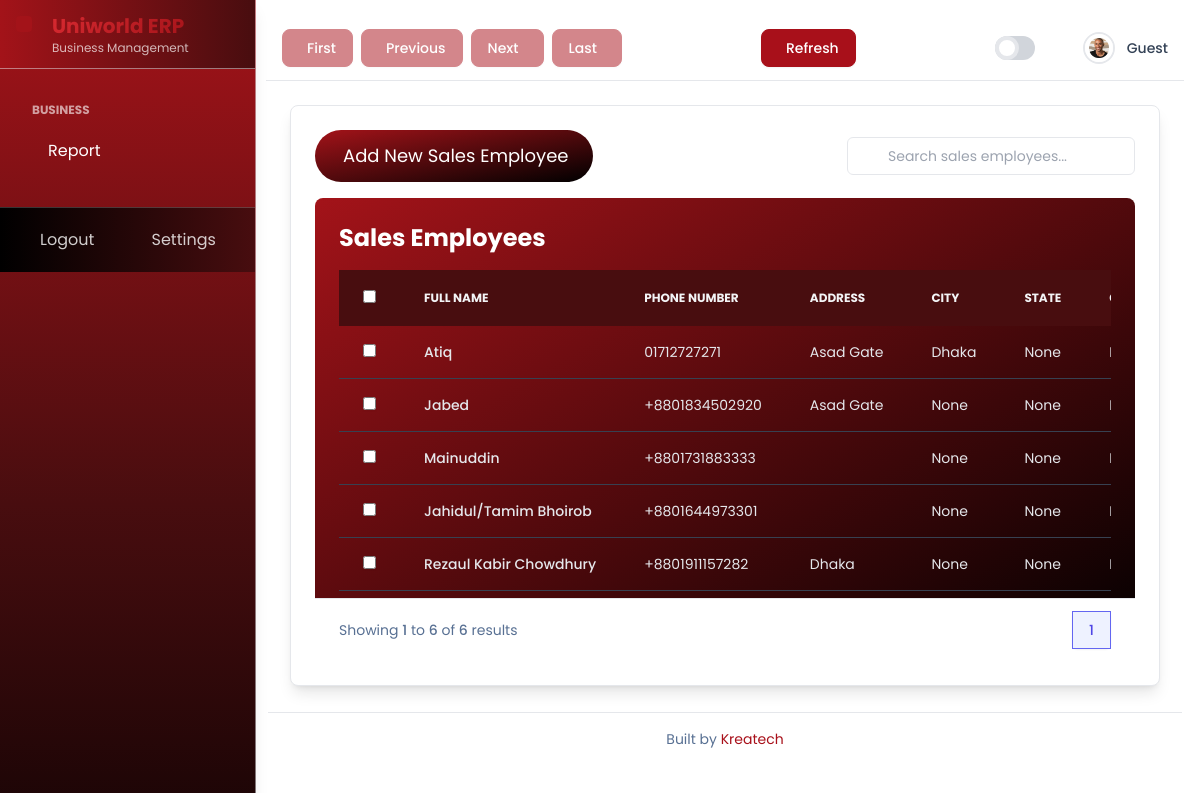
The page /erp/sales-employees/ on the database its author committed.
### uniworlderp/models.py (models this page shows, shortened)
class SalesEmployee(models.Model):
    user = models.OneToOneField(
        settings.AUTH_USER_MODEL,
        on_delete=models.SET_NULL,
        related_name='sales_employee',
        null=True,
        blank=True
    )
    full_name = models.CharField(max_length=255, blank=True, null=True)  # New field for full name
    email = models.EmailField(max_length=255, blank=True, null=True)  # New optional email field
    phone_number = models.CharField(max_length=15, blank=True, null=True)
    address = models.TextField(blank=True, null=True)
    city = models.CharField(max_length=100, blank=True, null=True)
    state = models.CharField(max_length=100, blank=True, null=True)  # State or region
    country = models.CharField(max_length=100, blank=True, null=True)  # Country
    date_of_joining = models.DateField(blank=True, null=True)  # Joining date
    sales_target = models.DecimalField(max_digits=10, decimal_places=2, blank=True, null=True)  # Monthly sales target
    sales_achieved = models.DecimalField(max_digits=10, decimal_places=2, blank=True, null=True)  # Sales achieved
    is_active = models.BooleanField(default=True)  # Employee active/inactive status
    notes = models.TextField(blank=True, null=True)  # Additional notes or remarks
    profile_picture = models.ImageField(upload_to='sales_employee_pictures/', blank=True, null=True)  # Profile image
    created_at = models.DateTimeField(auto_now_add=True)
    updated_at = models.DateTimeField(auto_now=True)
    owner = models.ForeignKey(settings.AUTH_USER_MODEL, on_delete=models.CASCADE, related_name='sales_employee_owner',default=None,blank=True,null=True)
    class Meta:
        verbose_name = ' Sales Employee'
        verbose_name_plural = 'Sales Employees'

### uniworlderp/views/sales_employee_views.py (the view)
# urls.py: path('sales-employees/', sales_employee_views.SalesEmployeeListView.as_view(), name='sales_employee_list'),
class SalesEmployeeListView(ListView):
    model = SalesEmployee
    template_name = 'sales_employee/list.html'
    context_object_name = 'sales_employees'
    paginate_by = 10
    def get_queryset(self):
        search_query = self.request.GET.get('search', '')
        queryset = SalesEmployee.objects.all()
        if search_query:
            queryset = queryset.filter(
                Q(user__username__icontains=search_query) |
                Q(user__email__icontains=search_query) |
                Q(phone_number__icontains=search_query)
            )
        return queryset
    def get_context_data(self, **kwargs):
        context = super().get_context_data(**kwargs)
        context['search_query'] = self.request.GET.get('search', '')
        return context

### myproject/context_processors.py (called while the page is built, shortened)
def app_menu_context(request):
    show_company_menu = False
    show_permission_menu = False
    show_dashboard_link = False
    show_customer_menu = False
    show_sales_employee_menu = False
    show_product_menu = False
    show_sales_order_menu = False
    show_purchase_menu = False
    show_invoice_menu   = False
    return {
        'show_company_menu': show_company_menu,
        'show_permission_menu': show_permission_menu,
        'show_dashboard_link': show_dashboard_link,
        'show_customer_menu': show_customer_menu,
        'show_sales_employee_menu': show_sales_employee_menu,
        'show_product_menu': show_product_menu,
        'show_sales_order_menu': show_sales_order_menu,
        'show_invoice_menu': show_invoice_menu,
        'show_purchase_menu': show_purchase_menu,
    }

### uniworlderp/templates/sales_employee/list.html (shortened to what this page needs)
{% extends "base.html" %}
{% load static %}
{% block main_content %}
<div class="bg-[hsl(var(--background))] rounded-lg shadow-lg overflow-hidden border border-[hsl(var(--border))]">
    <div class="p-6">
        <div class="flex flex-col sm:flex-row justify-between items-center mb-4 space-y-4 sm:space-y-0 sm:space-x-4">
            <div class="flex items-center space-x-2">
                <a href="{% url 'customer_vendor:sales_employee_create' %}" class="w-full sm:w-auto px-6 py-3 bg-gradient-to-br from-[#a31319] to-black text-white rounded-full hover:bg-opacity-90 focus:outline-none focus:ring-2 focus:ring-offset-2 focus:ring-[hsl(var(--ring))] text-lg">
                     Add New Sales Employee
                </a>
            </div>
            <form method="get" action="{% url 'customer_vendor:sales_employee_list' %}" class="relative w-full sm:w-auto">
                <input type="text" name="search" placeholder="Search sales employees..." class="pl-10 pr-4 py-2 border border-[hsl(var(--border))] rounded-md focus:ring-indigo-500 focus:border-indigo-500 block w-full sm:w-72 sm:text-sm bg-[hsl(var(--background))]" value="{{ request.GET.search }}">
                <div class="absolute inset-y-0 left-0 pl-3 flex items-center pointer-events-none">
                </div>
            </form>
        </div>
        <div class="overflow-x-auto  table-container">
            <div class="overflow-x-auto">
                <div class="bg-gradient-to-br from-[#a31319] to-black rounded-lg shadow-lg overflow-hidden">
                    <div class="p-6">
                        <h2 class="text-2xl font-bold text-white mb-4">Sales Employees</h2>
                        <div class="overflow-x-auto">
                            <table id="salesEmployeeTable" class="w-full text-sm text-left text-gray-200">
                                <thead class="text-xs uppercase bg-[#480d0f] text-gray-100">
                                    <tr>
                                        <th scope="col" class="px-6 py-3">
                                            <input type="checkbox" class="rounded border-gray-600 text-[#a31319] shadow-sm focus:border-[#a31319] focus:ring focus:ring-[#a31319] focus:ring-opacity-50">
                                        </th>
                                        <th class="px-6 py-3">Full Name</th>
                                        <th class="px-6 py-3">Phone Number</th>
                                        <th class="px-6 py-3 hidden sm:table-cell">Address</th>
                                        <th class="px-6 py-3 hidden sm:table-cell">City</th>
                                        <th class="px-6 py-3 hidden sm:table-cell">State</th>
                                        <th class="px-6 py-3 hidden sm:table-cell">Country</th>
                                    </tr>
                                </thead>
                                <tbody>
                                    {% for sales_employee in sales_employees %}
                                    <tr class="border-b border-gray-700 hover:bg-[#5a1114] transition-colors">
                                        <td class="px-6 py-4 whitespace-nowrap">
                                            <input type="checkbox" class="rounded border-gray-600 text-[#a31319] shadow-sm focus:border-[#a31319] focus:ring focus:ring-[#a31319] focus:ring-opacity-50">
                                        </td>
                                        <td class="px-6 py-4 whitespace-nowrap font-medium">{{ sales_employee.full_name }}</td>
                                        <td class="px-6 py-4 whitespace-nowrap">{{ sales_employee.phone_number }}</td>
                                        <td class="px-6 py-4 whitespace-nowrap hidden sm:table-cell">{{ sales_employee.address }}</td>
                                        <td class="px-6 py-4 whitespace-nowrap hidden sm:table-cell">{{ sales_employee.city }}</td>
                                        <td class="px-6 py-4 whitespace-nowrap hidden sm:table-cell">{{ sales_employee.state }}</td>
                                        <td class="px-6 py-4 whitespace-nowrap hidden sm:table-cell">{{ sales_employee.country }}</td>
                                    </tr>
                                    {% empty %}
                                    <tr>
                                        <td colspan="12" class="px-6 py-4 text-center text-sm text-gray-400">No sales employees available.</td>
                                    </tr>
                                    {% endfor %}
                                </tbody>
                            </table>
                        </div>
                    </div>
                </div>
            </div>
        </div>
		        <div class="bg-[hsl(var(--background))] px-4 py-3 flex items-center justify-between border-t border-[hsl(var(--border))] sm:px-6">
            <div class="hidden sm:flex-1 sm:flex sm:items-center sm:justify-between">
                <div>
                    <p class="text-sm text-[hsl(var(--muted-foreground))]">
                        Showing <span class="font-medium">{{ page_obj.start_index }}</span> to <span class="font-medium">{{ page_obj.end_index }}</span> of <span class="font-medium">{{ paginator.count }}</span> results
                    </p>
                </div>
                <div>
                    <nav class="relative z-0 inline-flex rounded-md shadow-sm -space-x-px" aria-label="Pagination">
                        {% for num in page_obj.paginator.page_range %}
                            {% if page_obj.number == num %}
                                <a href="?page={{ num }}" aria-current="page" class="z-10 bg-indigo-50 border-indigo-500 text-indigo-600 relative inline-flex items-center px-4 py-2 border text-sm font-medium">
                                    {{ num }}
                                </a>
                            {% else %}
                                <a href="?page={{ num }}" class="bg-[hsl(var(--background))] border-[hsl(var(--border))] text-[hsl(var(--muted-foreground))] relative inline-flex items-center px-4 py-2 border text-sm font-medium hover:bg-[hsl(var(--muted))]">
                                    {{ num }}
                                </a>
                            {% endif %}
                        {% endfor %}
                    </nav>
                </div>
            </div>
        </div>
    </div>
</div>
{% endblock %}

### templates/base.html (style rules this page uses)
:root { --background: 0 0% 100%; --foreground: 215 25% 27%; --card-header: 0 0% 97%; --card-header-foreground: 215 25% 27%; --card: 0 0% 100%; --card-foreground: 215 25% 27%; --table-header-bg: 356 83% 36%; --table-header-text: 0 0% 100%; --table-row-hover: 356 83% 36% / 0.1; --table-border: 220 13% 91%; --status-pending: 45 93% 47%; --status-completed: 142 76% 36%; --status-cancelled: 0 84% 60%; --button-primary: 356 83% 36%; --button-primary-hover: 356 84% 30%; --button-secondary: 220 13% 91%; --button-secondary-hover: 220 13% 85%; --primary: 356 83% 36%; --primary-foreground: 0 0% 100%; --primary-gradient: linear-gradient(to bottom right, #a31319, #000000); --secondary: 220 13% 91%; --secondary-foreground: 215 25% 27%; --muted: 220 13% 91%; --muted-foreground: 215 25% 46%; --accent: 220 13% 91%; --accent-foreground: 215 25% 27%; --destructive: 0 84% 60%; --destructive-foreground: 0 0% 100%; --border: 220 13% 91%; --input: 220 13% 91%; --ring: 356 83% 36%; --component-bg: linear-gradient(to bottom right, #a31319, #000000); --sidebar-bg: 0 0% 97%; --sidebar-hover: 356 83% 36%; --sidebar-hover-text: 0 0% 100%; --sidebar-text: 215 25% 27%; }
body { font-family: 'Poppins', sans-serif; }
* { scrollbar-width: thin; scrollbar-color: hsl(var(--primary)) hsl(var(--muted)); }
.table-container { max-height: 400px; overflow-y: auto; }

### rows shown on the page
SalesEmployee: full_name "Atiq", phone_number "01712727271", address "Asad Gate", city "Dhaka", state "None"
SalesEmployee: full_name "Jabed", phone_number "+8801834502920", address "Asad Gate", city "None", state "None"
SalesEmployee: full_name "Mainuddin", phone_number "+8801731883333", city "None", state "None"
SalesEmployee: full_name "Jahidul/Tamim Bhoirob", phone_number "+8801644973301", city "None", state "None"
SalesEmployee: full_name "Rezaul Kabir Chowdhury", phone_number "+8801911157282", address "Dhaka", city "None", state "None"

### other values the page prints
{{ page_obj.start_index }} "1"
{{ page_obj.end_index }} "6"
{{ paginator.count }} "6"
{{ num }} "1"
